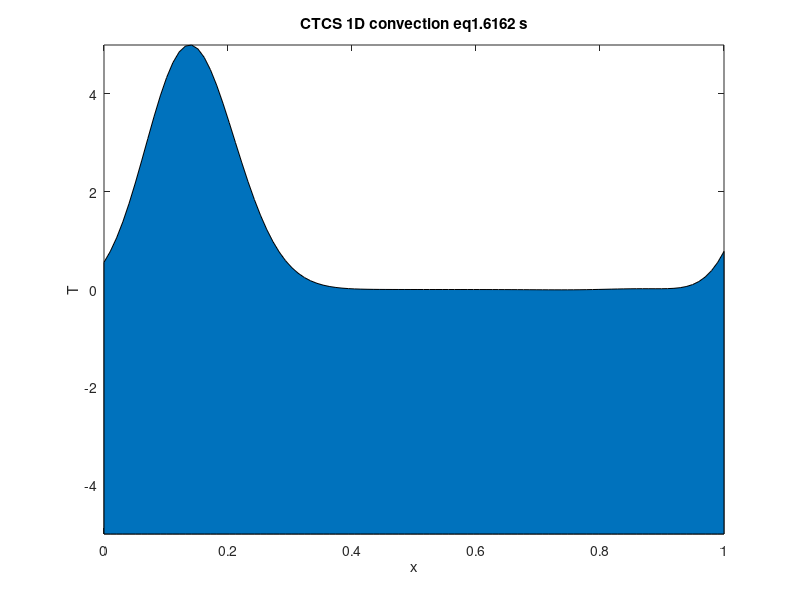

Source code (MATLAB): (Note: this script raises an error after producing the figure.)
clear all;close all;clc;
L=1; % meter
Nx=100; %number of grid point 
x=linspace(0,L,Nx); %x grid
dx=L/(Nx-1); %x grid resolution, 1 cm 
A=5;  %initial temp. amp. C degree.
dt=0.8*dx; % time step required by the CFD stability condition:
nT= 10000; %total number of iteration
u=1;%m/s
lambda=u*dt/dx;%%0.8  courant <1

%-----------------------------------------------------------------------------------------------------
%%%%%%%蛙跃
%FTCS: Euler forward in time central in space:
T0=A*exp(  - (x-0.5*L).^2/(0.1*L)^2  );%%initial condition__normal distribution
T1=zeros(size(T0)); 
T2=zeros(size(T0)); 
xi=2:Nx-1;

T1(xi)=T0(xi)-lambda/2*(T0(xi+1)-T0(xi-1));%FTCS
T1(1)=T1(end-1);%boundary condition：T(1,t)=T(n-1,t)
T1(end)=T1(2);%boundary condition:T(n,t)=T(2,t)

figure; %numerical solution by CTCS scheme
drawnow;
set(gca,'xlim',[0 L],'ylim',[0 A])
count=0;
while count<nT
    count=count+1;
    T2(xi)=T0(xi)-lambda*(T1(xi+1)-T1(xi-1));%%ctcs
    T2(1)=T2(end-1);%boundary condition：T(1,t)=T(n-1,t)
    T2(end)=T2(2);%boundary condition:T(n,t)=T(2,t)
    
    T0=T1; %update T0, T1 to predict T2 for the next time step
    T1=T2;  %
    T1(1)=T1(end-1);%boundary condition：T(1,t)=T(n-1,t)
    T1(end)=T1(2);%boundary condition:T(n,t)=T(2,t)

    if mod(count,200)==0
        area(x,T1,-A);
        xlim([0 L]);
        ylim([-A A]);
        title(['CTCS 1D convection eq',num2str(count*dt),' s']);
        xlabel('x')
        ylabel('T')
        pause(0.1);
        % Capture the plot as an image
        frame = getframe(gcf);
        im = frame2im(frame);
        [imind,cm] = rgb2ind(im,256);
        % Write to the GIF File
        if count == 200
            imwrite(imind,cm,'assignment5_1d_conv_CTCS_bigdt.gif','gif', 'Loopcount',inf);
        else
            imwrite(imind,cm,'assignment5_1d_conv_CTCS_bigdt.gif','gif','WriteMode','append');
        end
    end 
end

%------------------------------------------------------------------------------
%%%%%%%迎风（u>0）
T0=A*exp(  - (x-0.5*L).^2/(0.1*L)^2  );%%initial condition__normal distribution
T1=zeros(size(T0)); %t
xi=2:Nx-1;

figure; 
drawnow;
set(gca,'xlim',[0 L],'ylim',[0 A])
count=0;
while count<nT
    count=count+1;
    T1(xi)=T0(xi)-lambda*(T0(xi)-T0(xi-1));
    T1(1)=T1(end-1);%boundary condition：T(1,t)=T(n-1,t)
    T1(end)=T1(2);%boundary condition:T(n,t)=T(2,t)
    T0=T1;
    if mod(count,200)==0
        area(x,T1,-A);
        xlim([0 L]);
        ylim([-A A]);
        title(['FTFS 1D convection eq. ',num2str(count*dt),' s']);
        xlabel('x')
        ylabel('T')
        pause(0.1);
        % Capture the plot as an image
        frame = getframe(gcf);
        im = frame2im(frame);
        [imind,cm] = rgb2ind(im,256);
        % Write to the GIF File
        if count == 200
            imwrite(imind,cm,'assignment5_1d_conv_FTFS_bigdt.gif','gif', 'Loopcount',inf);
        else
            imwrite(imind,cm,'assignment5_1d_conv_FTFS_bigdt.gif','gif','WriteMode','append');
        end
    end
end
